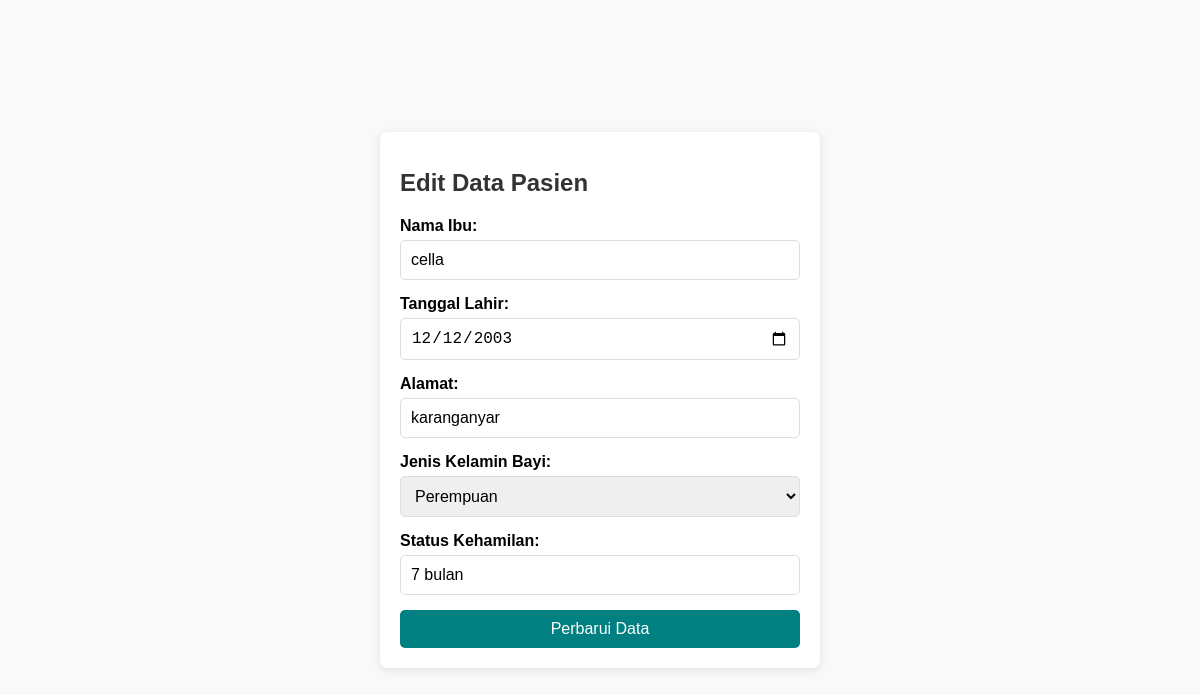
/edit.php?id=2 (signed in), run on the app's committed database.
### tables this page shows
CREATE TABLE `pasien_klinik` (
  `id` int(11) NOT NULL,
  `nama_ibu` varchar(100) NOT NULL,
  `tanggal_lahir` date NOT NULL,
  `alamat` text NOT NULL,
  `jenis_kelamin_bayi` enum('Laki-Laki','Perempuan') NOT NULL,
  `status_kehamilan` varchar(50) NOT NULL
);

### edit.php (the view, shortened to what this page needs)
<?php
include_once("config.php");
if (isset($_GET['id'])) {
    $id = $_GET['id'];
} else {
    header("Location: data_pasien_klinik.php");
    exit();
}
$result = mysqli_query($mysqli, "SELECT * FROM pasien_klinik WHERE id=$id");
if (mysqli_num_rows($result) == 1) {
    $pasien = mysqli_fetch_array($result);
} else {
    echo "Data pasien tidak ditemukan!";
    exit();
}
?>
<!DOCTYPE html>
<html lang="id">
<head>
</head>
<body>
    <div class="form-container">
        <h1>Edit Data Pasien</h1>
        <form method="POST" action="">
            <label for="nama_ibu">Nama Ibu:</label>
            <input type="text" name="nama_ibu" id="nama_ibu" value="<?= htmlspecialchars($pasien['nama_ibu']) ?>" required>
            <label for="tanggal_lahir">Tanggal Lahir:</label>
            <input type="date" name="tanggal_lahir" id="tanggal_lahir" value="<?= htmlspecialchars($pasien['tanggal_lahir']) ?>" required>
            <label for="alamat">Alamat:</label>
            <input type="text" name="alamat" id="alamat" value="<?= htmlspecialchars($pasien['alamat']) ?>" required>
            <label for="jenis_kelamin_bayi">Jenis Kelamin Bayi:</label>
            <select name="jenis_kelamin_bayi" id="jenis_kelamin_bayi" required>
                <option value="Perempuan" <?= $pasien['jenis_kelamin_bayi'] == 'Perempuan' ? 'selected' : '' ?>>Perempuan</option>
            </select>
            <label for="status_kehamilan">Status Kehamilan:</label>
            <input type="text" name="status_kehamilan" id="status_kehamilan" value="<?= htmlspecialchars($pasien['status_kehamilan']) ?>" required>
            <button type="submit" name="submit">Perbarui Data</button>
        </form>
    </div>
</body>
</html>

### edit.php (style rules this page uses)
body { font-family: Arial, sans-serif; background-color: #f9f9f9; margin: 0; padding: 0; display: flex; justify-content: center; align-items: center; height: 100vh; }
.form-container { background: #fff; padding: 20px; border-radius: 8px; box-shadow: 0 2px 10px rgba(0, 0, 0, 0.1); width: 100%; max-width: 400px; }
.form-container h1 { margin-bottom: 20px; font-size: 24px; color: #333; }
.form-container form { display: flex; flex-direction: column; }
.form-container label { margin-bottom: 5px; font-weight: bold; }
.form-container input, .form-container select { padding: 10px; margin-bottom: 15px; border: 1px solid #ddd; border-radius: 5px; font-size: 16px; }
.form-container button { padding: 10px; background: #008080; color: #fff; border: none; border-radius: 5px; font-size: 16px; cursor: pointer; }

### data on the page
pasien_klinik: nama_ibu "cella", tanggal_lahir "12/12/2003", alamat "karanganyar", jenis_kelamin_bayi "Perempuan", status_kehamilan "7 bulan"
